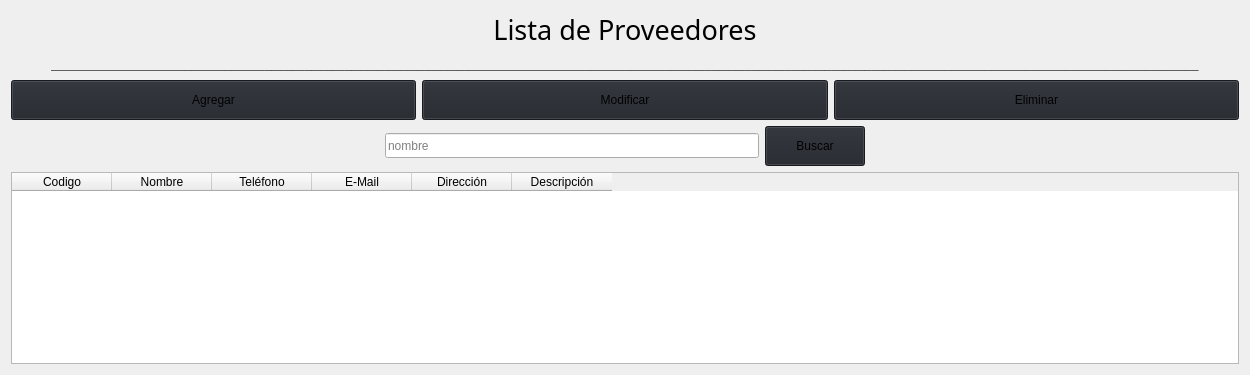
            <widget class="QWidget" name="page_proveedores">
             <layout class="QVBoxLayout" name="verticalLayout_10">
              <item>
               <widget class="QLabel" name="label_4">
                <property name="font">
                 <font>
                  <family>Arial Black</family>
                  <pointsize>20</pointsize>
                  <weight>50</weight>
                  <italic>false</italic>
                  <bold>false</bold>
                 </font>
                </property>
                <property name="text">
                 <string>Lista de Proveedores</string>
                </property>
                <property name="alignment">
                 <set>Qt::AlignCenter</set>
                </property>
               </widget>
              </item>
              <item>
               <layout class="QHBoxLayout" name="horizontalLayout_48">
                <item>
                 <spacer name="horizontalSpacer_73">
                  <property name="orientation">
                   <enum>Qt::Horizontal</enum>
                  </property>
                  <property name="sizeHint" stdset="0">
                   <size>
                    <width>40</width>
                    <height>20</height>
                   </size>
                  </property>
                 </spacer>
                </item>
                <item>
                 <widget class="QLabel" name="label_47">
                  <property name="styleSheet">
                   <string notr="true">color: rgb(67, 67, 67)</string>
                  </property>
                  <property name="text">
                   <string>____________________________________________________________________________________________________________________________________________________________________________</string>
                  </property>
                 </widget>
                </item>
                <item>
                 <spacer name="horizontalSpacer_74">
                  <property name="orientation">
                   <enum>Qt::Horizontal</enum>
                  </property>
                  <property name="sizeHint" stdset="0">
                   <size>
                    <width>40</width>
                    <height>20</height>
                   </size>
                  </property>
                 </spacer>
                </item>
               </layout>
              </item>
              <item>
               <layout class="QHBoxLayout" name="horizontalLayout_5">
                <item>
                 <widget class="QPushButton" name="btn_agregar_proveedor">
                  <property name="minimumSize">
                   <size>
                    <width>100</width>
                    <height>40</height>
                   </size>
                  </property>
                  <property name="cursor">
                   <cursorShape>PointingHandCursor</cursorShape>
                  </property>
                  <property name="styleSheet">
                   <string notr="true">background-color: rgb(33, 37, 43)</string>
                  </property>
                  <property name="text">
                   <string>Agregar</string>
                  </property>
                 </widget>
                </item>
                <item>
                 <widget class="QPushButton" name="btn_modificar_proveedor">
                  <property name="minimumSize">
                   <size>
                    <width>100</width>
                    <height>40</height>
                   </size>
                  </property>
                  <property name="cursor">
                   <cursorShape>PointingHandCursor</cursorShape>
                  </property>
                  <property name="styleSheet">
                   <string notr="true">background-color: rgb(33, 37, 43)</string>
                  </property>
                  <property name="text">
                   <string>Modificar</string>
                  </property>
                 </widget>
                </item>
                <item>
                 <widget class="QPushButton" name="btn_eliminar_proveedor">
                  <property name="minimumSize">
                   <size>
                    <width>100</width>
                    <height>40</height>
                   </size>
                  </property>
                  <property name="cursor">
                   <cursorShape>PointingHandCursor</cursorShape>
                  </property>
                  <property name="styleSheet">
                   <string notr="true">background-color: rgb(33, 37, 43)</string>
                  </property>
                  <property name="text">
                   <string>Eliminar</string>
                  </property>
                 </widget>
                </item>
               </layout>
              </item>
              <item>
               <layout class="QHBoxLayout" name="horizontalLayout_7">
                <item>
                 <spacer name="horizontalSpacer_7">
                  <property name="orientation">
                   <enum>Qt::Horizontal</enum>
                  </property>
                  <property name="sizeHint" stdset="0">
                   <size>
                    <width>40</width>
                    <height>20</height>
                   </size>
                  </property>
                 </spacer>
                </item>
                <item>
                 <widget class="QLineEdit" name="input_nombre_proveedor">
                  <property name="minimumSize">
                   <size>
                    <width>200</width>
                    <height>25</height>
                   </size>
                  </property>
                  <property name="placeholderText">
                   <string>nombre</string>
                  </property>
                 </widget>
                </item>
                <item>
                 <widget class="QPushButton" name="btn_buscar_proveedor">
                  <property name="minimumSize">
                   <size>
                    <width>100</width>
                    <height>40</height>
                   </size>
                  </property>
                  <property name="cursor">
                   <cursorShape>PointingHandCursor</cursorShape>
                  </property>
                  <property name="styleSheet">
                   <string notr="true">background-color: rgb(33, 37, 43)</string>
                  </property>
                  <property name="text">
                   <string>Buscar</string>
                  </property>
                 </widget>
                </item>
                <item>
                 <spacer name="horizontalSpacer_6">
                  <property name="orientation">
                   <enum>Qt::Horizontal</enum>
                  </property>
                  <property name="sizeHint" stdset="0">
                   <size>
                    <width>40</width>
                    <height>20</height>
                   </size>
                  </property>
                 </spacer>
                </item>
               </layout>
              </item>
              <item>
               <widget class="QTableWidget" name="table_proveedores">
                <property name="styleSheet">
                 <string notr="true">color_background:#282c34;</string>
                </property>
                <property name="editTriggers">
                 <set>QAbstractItemView::NoEditTriggers</set>
                </property>
                <property name="selectionMode">
                 <enum>QAbstractItemView::SingleSelection</enum>
                </property>
                <property name="selectionBehavior">
                 <enum>QAbstractItemView::SelectRows</enum>
                </property>
                <attribute name="verticalHeaderVisible">
                 <bool>false</bool>
                </attribute>
                <column>
                 <property name="text">
                  <string>Codigo</string>
                 </property>
                </column>
                <column>
                 <property name="text">
                  <string>Nombre</string>
                 </property>
                </column>
                <column>
                 <property name="text">
                  <string>Teléfono</string>
                 </property>
                </column>
                <column>
                 <property name="text">
                  <string>E-Mail</string>
                 </property>
                </column>
                <column>
                 <property name="text">
                  <string>Dirección</string>
                 </property>
                </column>
                <column>
                 <property name="text">
                  <string>Descripción</string>
                 </property>
                </column>
               </widget>
              </item>
             </layout>
            </widget>
